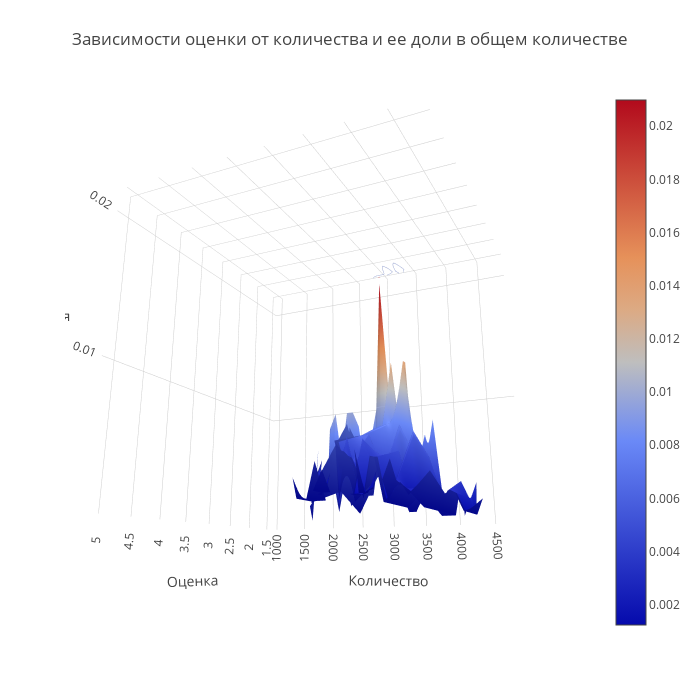

This figure's notebook cell:
### Code cell
data = [
    go.Surface(
        z = z_data.values, x = z_data.index.values, y = z_data.columns,
        contours=go.surface.Contours(
            z=go.surface.contours.Z(
              show=True,
              usecolormap=True,
              highlightcolor="#42f462",
              project=dict(z=True)
            )
        )
    )
]
layout = go.Layout(
    title='Зависимости оценки от количества и ее доли в общем количестве',
    autosize=False,
    scene=dict(camera=dict(eye=dict(x=1.87, y=0.88, z=-0.64)),xaxis = dict(title='Оценка'),yaxis = dict(title='Количество'),zaxis = dict(title='Доля')),
    width=700,
    height=700,
    margin=dict(
        l=65,
        r=50,
        b=65,
        t=90
    ),
)
fig = go.Figure(data=data, layout=layout)
iplot(fig)

### Figure 1 — Plotly figure (JSON) as saved in the notebook; plotly's stock layout.template omitted (floating-point values rounded to 4 significant figures; data arrays with more than 128 entries replaced by an {"elided": "..."} marker saying what was removed)
{"data": [{"contours": {"z": {"highlightcolor": "#42f462", "project": {"z": true}, "show": true, "usecolormap": true}}, "type": "surface", "uid": "9d1ef11d-92d6-4341-96e1-f25ca5f0b7a1", "x": [1.5, 1.6, 2.4, 3, 3.9, 4.1, 4.2, 4.5, 4.6, 4.7, 4.8, 4.9, 5.1, 5.2, 5.3, 5.4, 5.5, 5.6, 5.7, 5.8, 5.9, 6, 6.1, 6.2, 6.3, 6.4, 6.5, 6.6, 6.7, 6.8, 6.9, 7, 7.1, 7.2, 7.3, 7.4, 7.5, 7.6, 7.7, 7.8, 7.9, 8, 8.1, 8.2, 8.3, 8.4, 8.6, 8.8], "y": [100, 200, 300, 400, 500, 600, 700, 800, 900, 1000, 1100, 1200, 1300, 1400, 1500, 1600, 1700, 1800, 1900, 2000, 2100, 2200, 2300, 2400, 2500, 2600, 2800, 2900, 3000, 3100, 3200, 3300, 3400, 3500, 3600, 3700, 3800, 3900, 4000, 4100, 4200, 4300, 4400, 4500, 4800, 4900, 5100, 5200, 5300, 5400, 5600, 5700, 5800, 5900, 6100, 6200, 6600, 6700, 6800, 7000, 7100, 7200, 7300, 7400, 7500, 7600, 7700, 8100, 8200, 8400, 8700, 8800, 8900, 9200, 9400, 9600, 9700], "z": {"elided": "48x77 float values"}}], "layout": {"autosize": false, "height": 700, "margin": {"b": 65, "l": 65, "r": 50, "t": 90}, "scene": {"camera": {"eye": {"x": 1.87, "y": 0.88, "z": -0.64}}, "xaxis": {"title": "Оценка"}, "yaxis": {"title": "Количество"}, "zaxis": {"title": "Доля"}}, "title": "Зависимости оценки от количества и ее доли в общем количестве", "width": 700}}
